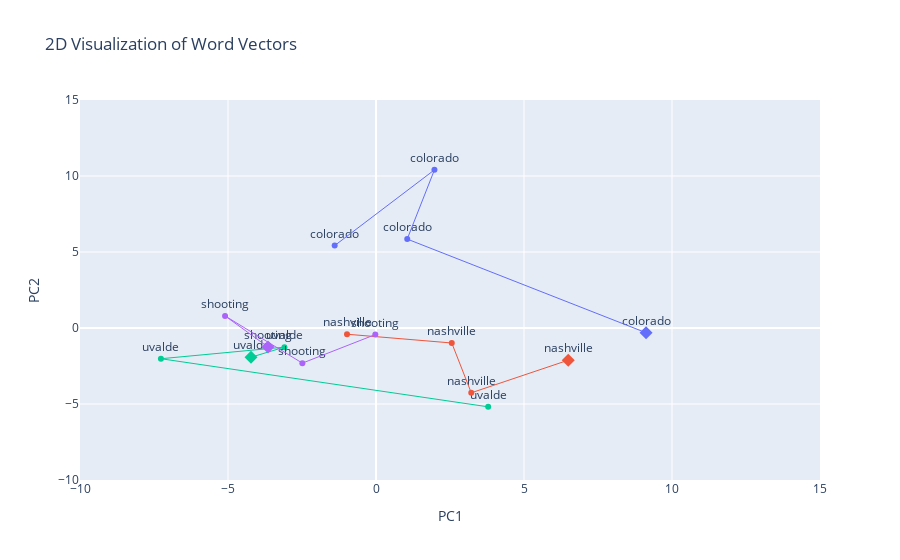

Notebook cell for this chart:
### Code cell
plot_word_vectors_tppmi(tppmi_model, test_words_shootings + [target_word_shootings],
                        use_tsne=False, range=[-10, 15])

### Figure 1 — Plotly figure (JSON) as saved in the notebook; plotly's stock layout.template omitted (floating-point values rounded to 4 significant figures)
{"data": [{"marker": {"color": "#00CC96"}, "mode": "markers+text", "name": "uvalde", "showlegend": false, "text": ["uvalde"], "textposition": "top center", "x": [-4.223], "y": [-1.923], "type": "scatter"}, {"marker": {"color": "#00CC96", "size": 10, "symbol": "diamond"}, "mode": "markers", "showlegend": false, "x": [-4.223], "y": [-1.923], "type": "scatter"}, {"marker": {"color": "#00CC96"}, "mode": "markers+text", "name": "uvalde", "showlegend": false, "text": ["uvalde"], "textposition": "top center", "x": [-3.094], "y": [-1.259], "type": "scatter"}, {"line": {"color": "#00CC96", "width": 1}, "mode": "lines", "showlegend": false, "x": [-4.223, -3.094], "y": [-1.923, -1.259], "type": "scatter"}, {"marker": {"color": "#00CC96"}, "mode": "markers+text", "name": "uvalde", "showlegend": false, "text": ["uvalde"], "textposition": "top center", "x": [-7.267], "y": [-2.021], "type": "scatter"}, {"line": {"color": "#00CC96", "width": 1}, "mode": "lines", "showlegend": false, "x": [-3.094, -7.267], "y": [-1.259, -2.021], "type": "scatter"}, {"marker": {"color": "#00CC96"}, "mode": "markers+text", "name": "uvalde", "showlegend": false, "text": ["uvalde"], "textposition": "top center", "x": [3.79], "y": [-5.187], "type": "scatter"}, {"line": {"color": "#00CC96", "width": 1}, "mode": "lines", "showlegend": false, "x": [-7.267, 3.79], "y": [-2.021, -5.187], "type": "scatter"}, {"marker": {"color": "#636EFA"}, "mode": "markers+text", "name": "colorado", "showlegend": false, "text": ["colorado"], "textposition": "top center", "x": [9.124], "y": [-0.3134], "type": "scatter"}, {"marker": {"color": "#636EFA", "size": 10, "symbol": "diamond"}, "mode": "markers", "showlegend": false, "x": [9.124], "y": [-0.3134], "type": "scatter"}, {"marker": {"color": "#636EFA"}, "mode": "markers+text", "name": "colorado", "showlegend": false, "text": ["colorado"], "textposition": "top center", "x": [1.055], "y": [5.85], "type": "scatter"}, {"line": {"color": "#636EFA", "width": 1}, "mode": "lines", "showlegend": false, "x": [9.124, 1.055], "y": [-0.3134, 5.85], "type": "scatter"}, {"marker": {"color": "#636EFA"}, "mode": "markers+text", "name": "colorado", "showlegend": false, "text": ["colorado"], "textposition": "top center", "x": [1.974], "y": [10.4], "type": "scatter"}, {"line": {"color": "#636EFA", "width": 1}, "mode": "lines", "showlegend": false, "x": [1.055, 1.974], "y": [5.85, 10.4], "type": "scatter"}, {"marker": {"color": "#636EFA"}, "mode": "markers+text", "name": "colorado", "showlegend": false, "text": ["colorado"], "textposition": "top center", "x": [-1.396], "y": [5.421], "type": "scatter"}, {"line": {"color": "#636EFA", "width": 1}, "mode": "lines", "showlegend": false, "x": [1.974, -1.396], "y": [10.4, 5.421], "type": "scatter"}, {"marker": {"color": "#EF553B"}, "mode": "markers+text", "name": "nashville", "showlegend": false, "text": ["nashville"], "textposition": "top center", "x": [6.496], "y": [-2.116], "type": "scatter"}, {"marker": {"color": "#EF553B", "size": 10, "symbol": "diamond"}, "mode": "markers", "showlegend": false, "x": [6.496], "y": [-2.116], "type": "scatter"}, {"marker": {"color": "#EF553B"}, "mode": "markers+text", "name": "nashville", "showlegend": false, "text": ["nashville"], "textposition": "top center", "x": [3.218], "y": [-4.265], "type": "scatter"}, {"line": {"color": "#EF553B", "width": 1}, "mode": "lines", "showlegend": false, "x": [6.496, 3.218], "y": [-2.116, -4.265], "type": "scatter"}, {"marker": {"color": "#EF553B"}, "mode": "markers+text", "name": "nashville", "showlegend": false, "text": ["nashville"], "textposition": "top center", "x": [2.56], "y": [-0.986], "type": "scatter"}, {"line": {"color": "#EF553B", "width": 1}, "mode": "lines", "showlegend": false, "x": [3.218, 2.56], "y": [-4.265, -0.986], "type": "scatter"}, {"marker": {"color": "#EF553B"}, "mode": "markers+text", "name": "nashville", "showlegend": false, "text": ["nashville"], "textposition": "top center", "x": [-0.9792], "y": [-0.4091], "type": "scatter"}, {"line": {"color": "#EF553B", "width": 1}, "mode": "lines", "showlegend": false, "x": [2.56, -0.9792], "y": [-0.986, -0.4091], "type": "scatter"}, {"marker": {"color": "#AB63FA"}, "mode": "markers+text", "name": "shooting", "showlegend": false, "text": ["shooting"], "textposition": "top center", "x": [-3.648], "y": [-1.248], "type": "scatter"}, {"marker": {"color": "#AB63FA", "size": 10, "symbol": "diamond"}, "mode": "markers", "showlegend": false, "x": [-3.648], "y": [-1.248], "type": "scatter"}, {"marker": {"color": "#AB63FA"}, "mode": "markers+text", "name": "shooting", "showlegend": false, "text": ["shooting"], "textposition": "top center", "x": [-5.099], "y": [0.7951], "type": "scatter"}, {"line": {"color": "#AB63FA", "width": 1}, "mode": "lines", "showlegend": false, "x": [-3.648, -5.099], "y": [-1.248, 0.7951], "type": "scatter"}, {"marker": {"color": "#AB63FA"}, "mode": "markers+text", "name": "shooting", "showlegend": false, "text": ["shooting"], "textposition": "top center", "x": [-2.488], "y": [-2.312], "type": "scatter"}, {"line": {"color": "#AB63FA", "width": 1}, "mode": "lines", "showlegend": false, "x": [-5.099, -2.488], "y": [0.7951, -2.312], "type": "scatter"}, {"marker": {"color": "#AB63FA"}, "mode": "markers+text", "name": "shooting", "showlegend": false, "text": ["shooting"], "textposition": "top center", "x": [-0.02259], "y": [-0.4314], "type": "scatter"}, {"line": {"color": "#AB63FA", "width": 1}, "mode": "lines", "showlegend": false, "x": [-2.488, -0.02259], "y": [-2.312, -0.4314], "type": "scatter"}], "layout": {"legend": {"x": 1.02, "y": 1.0}, "title": {"text": "2D Visualization of Word Vectors"}, "xaxis": {"range": [-10, 15], "title": {"text": "PC1"}}, "yaxis": {"range": [-10, 15], "title": {"text": "PC2"}}}}
